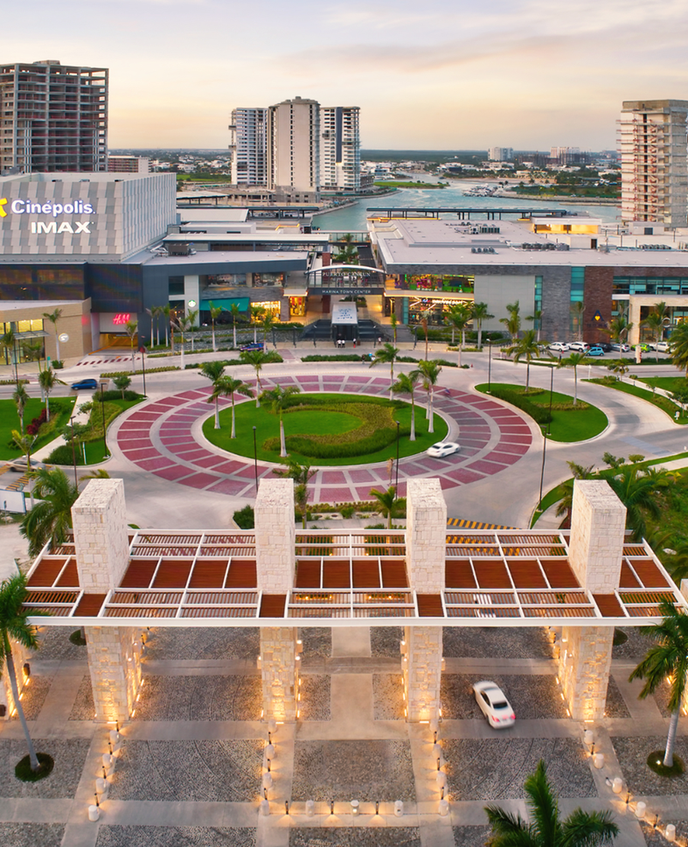
#> input picture img/casos-exito/Marina_Town_Center.png, 688 x 847 px, found by its file name
$ python reduce_80_v2.py
#> lines starting #> are read from the running program, lines starting #| are printed output that depends on the picture
import os
from PIL import Image
import tempfile

targets = [
    "Marina_Town_Center.png",
    "CETRAM_Santa_Martha.png",
    "The_Park_San_Luis_Potosi.png",
    "novena-mexico.png"
]

base_dir = "/Users/selene/Documents/crea-soluciones-web/img/casos-exito"

for filename in targets:
    path = os.path.join(base_dir, filename)
    if not os.path.exists(path):
        print(f"NOT FOUND: {filename}")
        continue

    orig_size = os.path.getsize(path)
    target_size = orig_size * 0.80

    with Image.open(path) as img:
#> img is the input picture: PIL image 688x847 RGBA; mean R, G, B, A 155.1, 138.8, 123.5, 255
        low = 0.5
        high = 1.0
        best_scale = 0.89

        with tempfile.NamedTemporaryFile(suffix=".png", delete=False) as tmp:
            tmp_path = tmp.name

        try:
            for _ in range(6):
                mid = (low + high) / 2
                w = int(img.width * mid)
                h = int(img.height * mid)

                # Minimum viable dimension guard to not destroy images accidentally
                if w < 10 or h < 10:
                    break

                resized = img.resize((w, h), Image.Resampling.LANCZOS)
                resized.save(tmp_path, format="PNG", optimize=True)
                test_size = os.path.getsize(tmp_path)

                if abs(test_size - target_size) / target_size < 0.02:
                    best_scale = mid
                    break
                elif test_size > target_size:
                    high = mid
                else:
                    low = mid
                    best_scale = mid
#> this loop made 2 passes
#> pass 1, `resized = img.resize((w, h), Image.Resampling.LANCZOS)`:
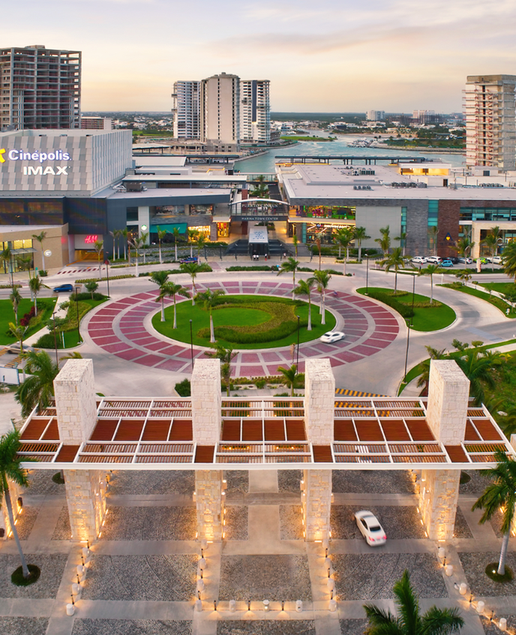
#> resized: PIL image 516x635 RGBA; mean R, G, B, A 155.1, 138.8, 123.5, 255

            w = int(img.width * best_scale)
            h = int(img.height * best_scale)
            final_img = img.resize((w, h), Image.Resampling.LANCZOS)
            final_img.save(path, format="PNG", optimize=True)

            new_size = os.path.getsize(path)
            print(f"{filename}: {orig_size/1024:.1f} KB -> {new_size/1024:.1f} KB ({new_size/orig_size:.1%})")

        except Exception as e:
            print(f"FAILED on {filename}: {e}")
        finally:
            if os.path.exists(tmp_path):
                os.remove(tmp_path)
#> pass 2 of the loop `for filename in targets:`:
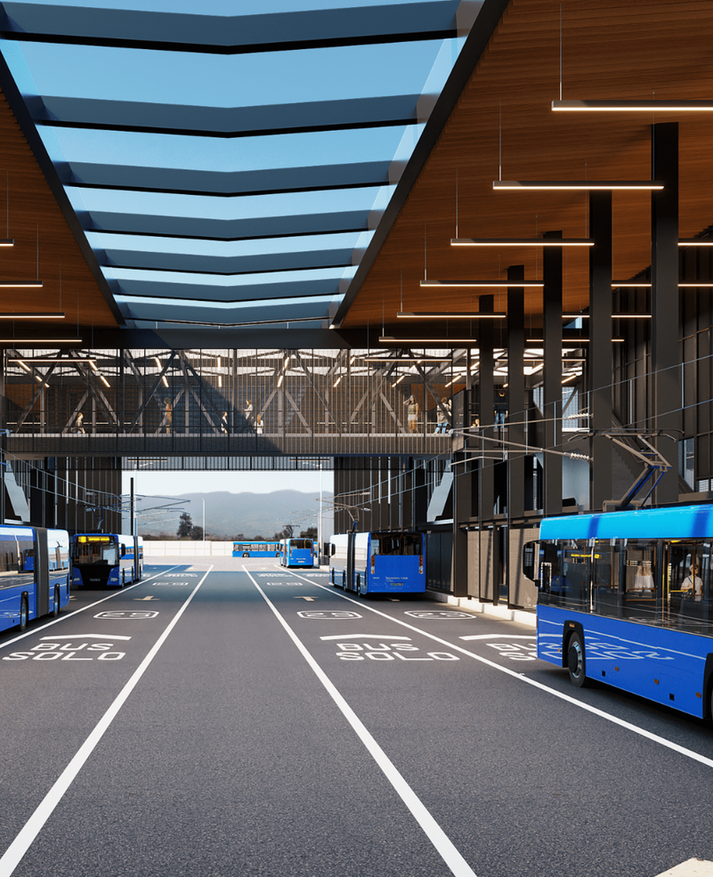
#> input picture img/casos-exito/CETRAM_Santa_Martha.png, 713 x 877 px, found by its file name
#> img is the input picture: PIL image 713x877 RGBA; mean R, G, B, A 91, 93.6, 98.4, 255
#> the loop `for _ in range(6):` made 5 passes
#> pass 1, `resized = img.resize((w, h), Image.Resampling.LANCZOS)`:
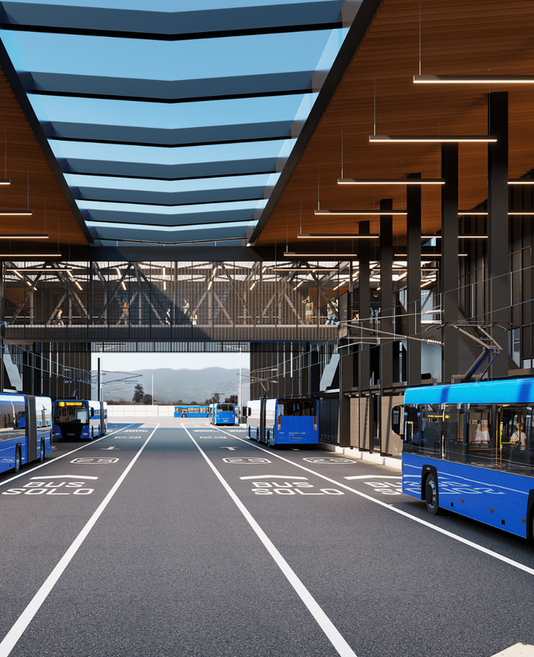
#> resized: PIL image 534x657 RGBA; mean R, G, B, A 91, 93.6, 98.5, 255
#> pass 2, `resized = img.resize((w, h), Image.Resampling.LANCZOS)`:
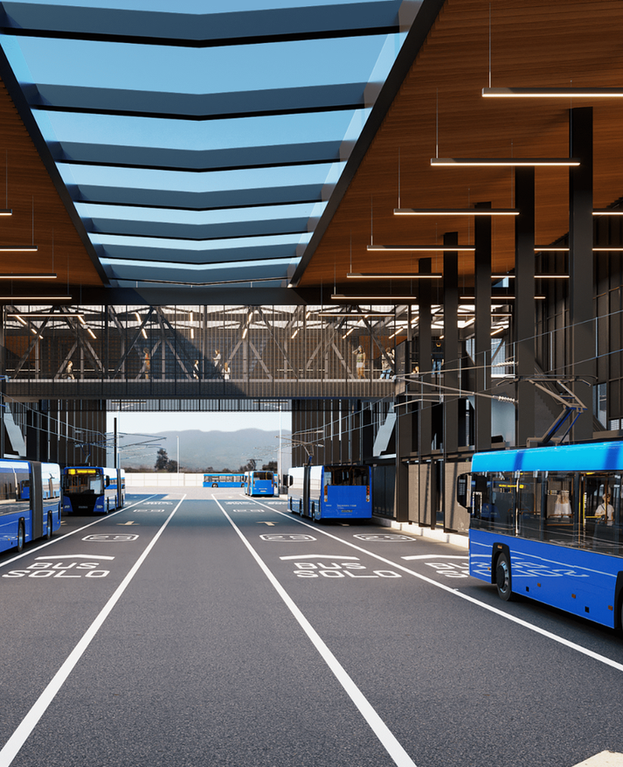
#> resized: PIL image 623x767 RGBA; mean R, G, B, A 91, 93.6, 98.4, 255
